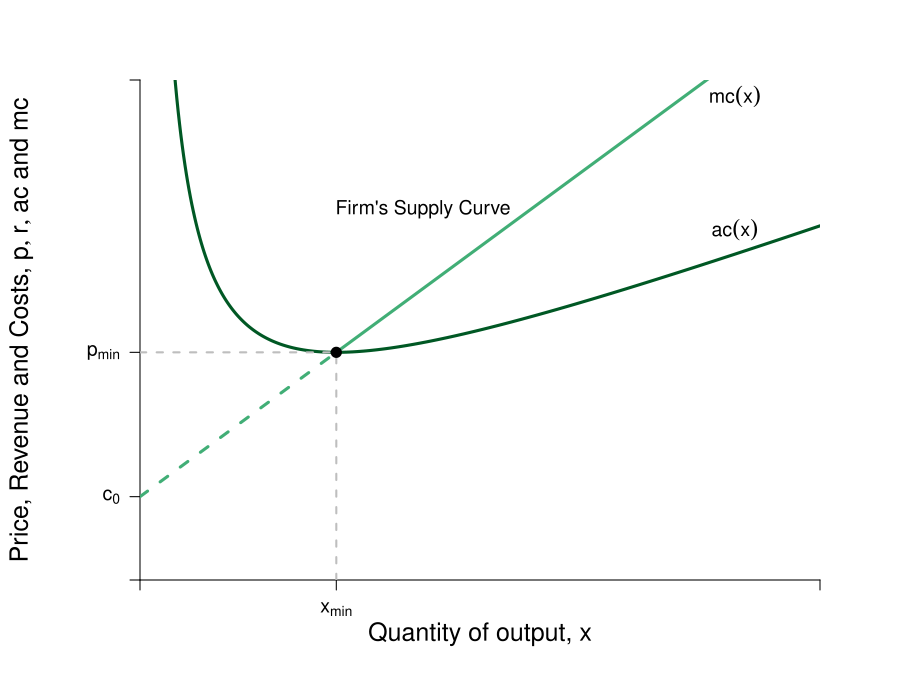

The script that saved this image:
#Graph Designer: Simon Halliday
#Authors: Bowles, Foley and Halliday
#Title: Coordination, Conflict and Competition: A Text in Microeconomics

require(shape)
pdf(file = "firmmarketsupply/supply_upward.pdf", width = 9, height = 7)

#Set parameters for graphics
axislabelsize <- 1.5
labelsize <- 1.2
graphlinewidth <- 3
segmentlinewidth <- 2

COL <- c("#7fc97f", "#beaed4", "#fdc086", "#ffff99", "#386cb0", "#f0027f", "#bf5b17", "#666666")
COLA <- c("#e0f3db", "#99d8c9","#66c2a4","#41ae76", "#238b45", "#005824")
COLB <- c("#c6dbef", "#4eb3d3", "#2b8cbe", "#0868ac","#084081")

#Edited the margins to cater for the larger LHS labels
par(mar =  c(6, 7, 4, 4))

AvgRevenue <- function(x, rmax = 12, xmax = 12){
  rmax - (rmax/xmax)*x
}

MRevenue <- function(x, rmax = 12, xmax = 12){
  rmax - 2*(rmax/xmax)*x
}

AvgCost <- function(x, c0 = 6, c1 = 2, c2 = 0.5){
  c0/x + c1 + c2*x
}

AvgVarCost <- function(x, c0 = 6, c1 = 2, c2 = 0.5){
  c1 + c2*x
}

MCost <- function(x, c1 = 2, c2 = 0.5){
  c1 + 2*c2*x
}

xlims <- c(0, 12)
ylims <- c(0, 12)

npts <- 501 
x <- seq(xlims[1], xlims[2], length.out = npts)
y <- seq(ylims[1], ylims[2], length.out = npts) 
a <- c(13, 16.75, 19.25)

plot(0, 0, xlim = xlims, ylim = ylims, type = "n",
     xlab = expression(paste("")),
     ylab = expression(paste("")), 
     xaxt = "n", 
     yaxt = "n", 
     cex.lab = axislabelsize, 
     bty = "n",
     xaxs="i", 
     yaxs="i")

# ticksy <- seq(from = ylims[1], to = ylims[2], by = 1)
# ylabels <- seq(from = ylims[1], to = ylims[2], by = 1)
# ticksx <- seq(from = xlims[1], to = xlims[2], by = 1)
# xlabels <- seq(from = xlims[1], to = xlims[2], by = 1)
ticksy <- c(0, 2, MCost(x = 3.4641), ylims[2])
ylabels <- c(NA, expression(paste(c[0])), expression(paste(p[min])), NA)
ticksx <- c(0, 3.4641, xlims[2])
xlabels <- c(NA, expression(paste(x[min])), NA)

axis(1, at = ticksx, pos = 0, labels = xlabels, cex.axis = labelsize)
axis(2, at = ticksy, pos = 0, labels = ylabels, las = 1, cex.axis = labelsize)

npts <- 500 
xx1 <- seq(xlims[1], xlims[2], length.out = npts)
xx2 <- seq(0, 3.4641, length.out = npts)
xx4 <- seq(3.4641, xlims[2], length.out = npts)
xx3 <- seq(2, 6, length.out = npts)


#lines(xx1, bcA(xx1, w = 10, p = 1.5), col = COLB[3], lwd = graphlinewidth)
#lines(xx1, AvgRevenue(xx1, rmax = 12, xmax = 12), col = COLB[5], lwd = graphlinewidth)
#lines(xx1, MRevenue(xx1, rmax = 12, xmax = 12), col = COLB[4], lwd = graphlinewidth)
lines(xx1, AvgCost(xx1, c0 = 6, c1 = 2, c2 = 0.5), col = COLA[6], lwd = graphlinewidth)
#lines(xx1, AvgVarCost(xx1, c1 = 2, c2 = 0.5), col = COLA[5], lwd = graphlinewidth)
lines(xx4, MCost(xx4, c1 = 2, c2 = 0.5), col = COLA[4], lwd = graphlinewidth)
lines(xx2, MCost(xx2, c1 = 2, c2 = 0.5), col = COLA[4], lwd = graphlinewidth, lty = 2)

#Label the axes
mtext(expression(paste("Quantity of output, ", x)), side=1, line = 2.5, cex = axislabelsize)
text(-2.1, 0.5*ylims[2], expression(paste("Price, Revenue and Costs, ", list(p, r, ac), " and ", mc)), xpd = TRUE, cex = axislabelsize, srt = 90) 

#Label curves
text(10.5, 8.4, expression(paste(ac(x))), cex = labelsize)
text(10.5, 11.6, expression(paste(mc(x))), cex = labelsize)
#text(10.5, 6.6, expression(paste(avc(x))), cex = labelsize)

text(5, 8.9, expression(paste("Firm's Supply Curve")), cex = labelsize)
#text(9, 8.3, expression(paste(p == ar(x), phantom() == mr(x))), cex = labelsize)
#text(5, 0.8, expression(paste(mr(x))), cex = labelsize)

#Labels cost and profit areas
# text(3, 0.5*AvgCost(x = 6), expression("Total Costs"), cex = labelsize)
# text(3, (MCost(x = 6) - 0.5*(MCost(x = 6) - AvgCost(x = 6))), expression("Profit"), cex = labelsize)

#Draw segments for total costs
segments(0, MCost(x = 3.4641), 3.4641, MCost(x = 3.4641), lty = 2, col = "gray" , lwd = segmentlinewidth)
segments(3.4641, 0, 3.4641, MCost(x = 3.4641), lty = 2, col = "gray" , lwd = segmentlinewidth)

# segments(0, AvgCost(x = 6), 6, AvgCost(x = 6), lty = 2, col = "gray" , lwd = segmentlinewidth)
# segments(0, 8, xlims[2], 8, lty = 1, col = COLB[4] , lwd = graphlinewidth)

#Label Points for comparison
# points(6, AvgCost(x = 6), pch = 16, col = "black", cex = 1.5)
# text(6.2, AvgCost(x = 6) + 0.4, expression(g), cex = labelsize)

points(3.4641, MCost(x = 3.4641), pch = 16, col = "black", cex = 1.5)
# text(6, MCost(x = 6) + 0.4, expression(i), cex = labelsize)

#Arrow to mr = mc
# text(6, 11.5, expression(paste("Profit Maximum at")), cex = labelsize)
# text(6, 11, expression(paste(mr == mc)), cex = labelsize)
# Arrows(6, 10.7, 6, 8.5 , col = "black", lty = 1, lwd = 2, arr.type = "triangle", arr.lwd = 0.5)



dev.off()
